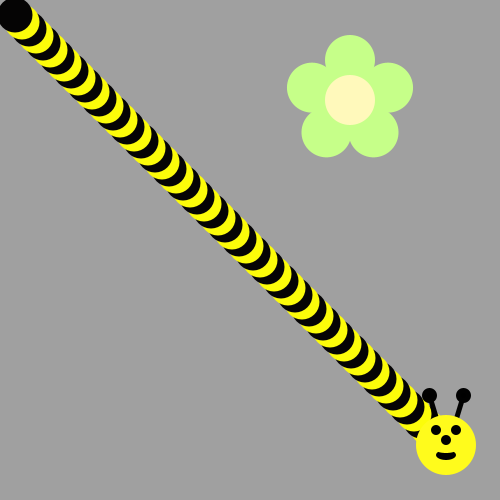
Frame 1 (no input)
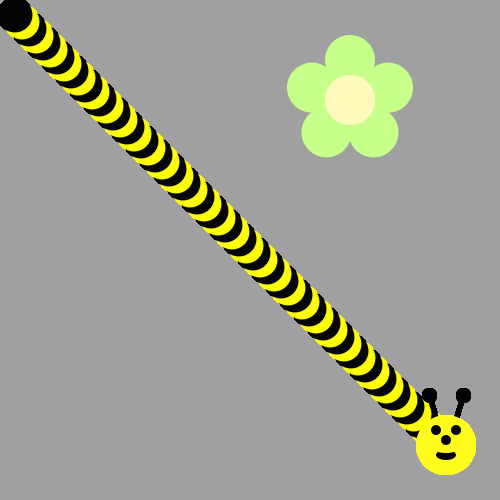
Frame 60 (the mouse pressed at the canvas centre just before this capture)
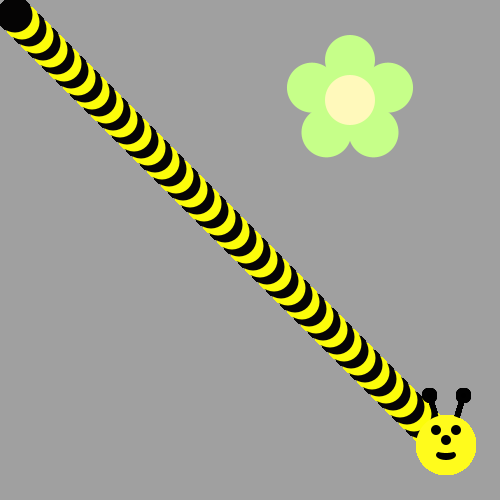
Frame 120 (the mouse held since frame 60 and released just before this capture)

The Processing sketch that drew these frames (run headless with seeded random() and noise(); from frame 60 on, the mouse is pressed at the canvas centre):

// Processing sketch: Bumble_Bee
// ── Bumble_Bee.pde
void draw() {


for(int i=0;i<61;i++ ){
if(i%2==0){
  fill(#050404);
}
else{
  fill(#FCFC0A);
}
  ellipse(435-7*i,435-7*i,35,35);

}

drawBeeFace(446, 445);

}

void drawFlower(int x, int y) {
     noStroke();
     translate(x, y);
     // draw 5 petals, rotating after each one<
     fill(#c6ff89);      // green
      for (int i = 0; i < 5; i++) {
           ellipse(0, -40, 50, 50);
          rotate(radians(72));
     }
     fill(#fff9bb); // light yellow
     ellipse(0, 0, 50, 50);
} 
void drawBeeFace(int BeeFaceX, int BeeFaceY) {
     noStroke();
     fill(0, 0, 0);
     stroke(1);
     strokeWeight(5);
     line(BeeFaceX-10, BeeFaceY-27, BeeFaceX-17, BeeFaceY-50);
     line(BeeFaceX+10, BeeFaceY-27, BeeFaceX+17, BeeFaceY-50);
     ellipse(BeeFaceX-17, BeeFaceY-50, 10, 10);
     ellipse(BeeFaceX+17, BeeFaceY-50, 10, 10);
     noStroke();
     fill(255, 251, 28);
     ellipse(BeeFaceX, BeeFaceY, 60, 60); // face
     fill(255, 237, 209);
     fill(0,0,0);
      ellipse(BeeFaceX-10, BeeFaceY-15, 10, 10); // eyes
     ellipse(BeeFaceX+10, BeeFaceY-15, 10, 10);
      ellipse(BeeFaceX, BeeFaceY-5, 10, 10); // nose
      ellipse(BeeFaceX, BeeFaceY+10, 20, 10);// mouth
     fill(255, 251, 28);
     ellipse(BeeFaceX, BeeFaceY+5, 20, 6);
}

void setup() {
     ellipseMode(CENTER);
     size(500, 500);
     background(160, 160, 160);
      drawFlower(350, 100);
}
